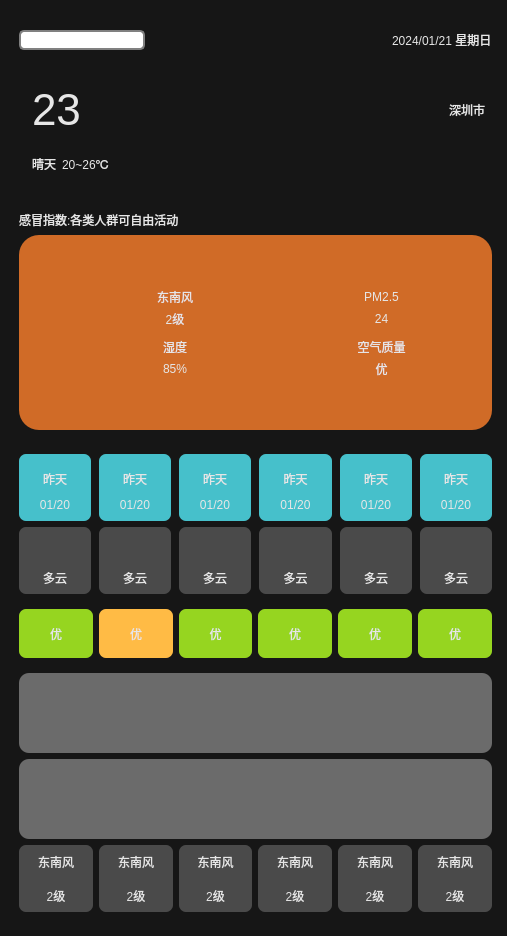
<?xml version="1.0" encoding="UTF-8"?>
<ui version="4.0">
 <class>Widget</class>
 <widget class="QWidget" name="Widget">
  <property name="geometry">
   <rect>
    <x>0</x>
    <y>0</y>
    <width>507</width>
    <height>936</height>
   </rect>
  </property>
  <property name="windowTitle">
   <string>Widget</string>
  </property>
  <property name="styleSheet">
   <string notr="true">background-color: rgb(22, 22, 22);</string>
  </property>
  <widget class="QWidget" name="">
   <property name="geometry">
    <rect>
     <x>10</x>
     <y>10</y>
     <width>491</width>
     <height>911</height>
    </rect>
   </property>
   <layout class="QVBoxLayout" name="verticalLayout_4" stretch="1,2,4,8">
    <item>
     <widget class="QWidget" name="widget01" native="true">
      <layout class="QHBoxLayout" name="horizontalLayout_6" stretch="0,0,0">
       <property name="spacing">
        <number>35</number>
       </property>
       <item>
        <layout class="QHBoxLayout" name="horizontalLayout_8">
         <item>
          <widget class="QLineEdit" name="lineEditCity">
           <property name="styleSheet">
            <string notr="true"> QLineEdit {
     border: 2px solid gray;
     border-radius: 5px;
     padding: 0 8px;
     background: white;
     selection-background-color: darkgray;
 }</string>
           </property>
           <property name="text">
            <string/>
           </property>
          </widget>
         </item>
         <item>
          <widget class="QLabel" name="labelSearch">
           <property name="minimumSize">
            <size>
             <width>35</width>
             <height>35</height>
            </size>
           </property>
           <property name="maximumSize">
            <size>
             <width>35</width>
             <height>35</height>
            </size>
           </property>
           <property name="text">
            <string/>
           </property>
           <property name="pixmap">
            <pixmap resource="res.qrc">:/res/search.png</pixmap>
           </property>
           <property name="scaledContents">
            <bool>true</bool>
           </property>
          </widget>
         </item>
        </layout>
       </item>
       <item>
        <spacer name="horizontalSpacer_2">
         <property name="orientation">
          <enum>Qt::Horizontal</enum>
         </property>
         <property name="sizeHint" stdset="0">
          <size>
           <width>40</width>
           <height>20</height>
          </size>
         </property>
        </spacer>
       </item>
       <item>
        <widget class="QLabel" name="labelCurrentDate">
         <property name="styleSheet">
          <string notr="true">color: rgb(230, 230, 230);</string>
         </property>
         <property name="text">
          <string>2024/01/21 星期日</string>
         </property>
        </widget>
       </item>
      </layout>
     </widget>
    </item>
    <item>
     <widget class="QWidget" name="widget02" native="true">
      <property name="styleSheet">
       <string notr="true">color: rgb(230, 230, 230);</string>
      </property>
      <layout class="QHBoxLayout" name="horizontalLayout_2">
       <item>
        <widget class="QLabel" name="labelWeatherIcon">
         <property name="text">
          <string/>
         </property>
         <property name="pixmap">
          <pixmap resource="res.qrc">:/res/type/Qing.png</pixmap>
         </property>
         <property name="scaledContents">
          <bool>true</bool>
         </property>
        </widget>
       </item>
       <item>
        <layout class="QGridLayout" name="gridLayout_2">
         <item row="0" column="3">
          <widget class="QLabel" name="labelCity">
           <property name="text">
            <string>深圳市  </string>
           </property>
          </widget>
         </item>
         <item row="1" column="1">
          <widget class="QLabel" name="labelTempRange">
           <property name="text">
            <string>20~26℃</string>
           </property>
          </widget>
         </item>
         <item row="1" column="0">
          <widget class="QLabel" name="labelweatherType">
           <property name="text">
            <string>晴天</string>
           </property>
          </widget>
         </item>
         <item row="1" column="2">
          <spacer name="horizontalSpacer">
           <property name="orientation">
            <enum>Qt::Horizontal</enum>
           </property>
           <property name="sizeHint" stdset="0">
            <size>
             <width>40</width>
             <height>20</height>
            </size>
           </property>
          </spacer>
         </item>
         <item row="0" column="0" colspan="2">
          <widget class="QLabel" name="labelTmp">
           <property name="font">
            <font>
             <pointsize>33</pointsize>
            </font>
           </property>
           <property name="text">
            <string>23</string>
           </property>
          </widget>
         </item>
        </layout>
       </item>
      </layout>
     </widget>
    </item>
    <item>
     <widget class="QWidget" name="widget03" native="true">
      <property name="styleSheet">
       <string notr="true">color:rgb(230,230,230);</string>
      </property>
      <layout class="QVBoxLayout" name="verticalLayout" stretch="2,3">
       <item>
        <widget class="QLabel" name="labelGaomao">
         <property name="text">
          <string>感冒指数:各类人群可自由活动</string>
         </property>
         <property name="textFormat">
          <enum>Qt::PlainText</enum>
         </property>
        </widget>
       </item>
       <item>
        <widget class="QWidget" name="widget0301" native="true">
         <property name="styleSheet">
          <string notr="true">background-color: rgb(208, 107, 39);
border-radius: 20px;</string>
         </property>
         <layout class="QGridLayout" name="gridLayout">
          <property name="leftMargin">
           <number>50</number>
          </property>
          <property name="topMargin">
           <number>50</number>
          </property>
          <property name="rightMargin">
           <number>50</number>
          </property>
          <property name="bottomMargin">
           <number>50</number>
          </property>
          <property name="horizontalSpacing">
           <number>40</number>
          </property>
          <property name="verticalSpacing">
           <number>5</number>
          </property>
          <item row="1" column="1">
           <layout class="QHBoxLayout" name="horizontalLayout_4">
            <item>
             <widget class="QLabel" name="labelFX_4">
              <property name="minimumSize">
               <size>
                <width>45</width>
                <height>45</height>
               </size>
              </property>
              <property name="maximumSize">
               <size>
                <width>35</width>
                <height>35</height>
               </size>
              </property>
              <property name="text">
               <string/>
              </property>
              <property name="pixmap">
               <pixmap resource="res.qrc">:/res/airQi.png</pixmap>
              </property>
              <property name="scaledContents">
               <bool>true</bool>
              </property>
             </widget>
            </item>
            <item>
             <layout class="QVBoxLayout" name="verticalLayout_6">
              <item>
               <widget class="QLabel" name="labelair">
                <property name="text">
                 <string>空气质量</string>
                </property>
                <property name="alignment">
                 <set>Qt::AlignCenter</set>
                </property>
               </widget>
              </item>
              <item>
               <widget class="QLabel" name="labelairData">
                <property name="text">
                 <string>优</string>
                </property>
                <property name="alignment">
                 <set>Qt::AlignCenter</set>
                </property>
               </widget>
              </item>
             </layout>
            </item>
           </layout>
          </item>
          <item row="0" column="0">
           <layout class="QHBoxLayout" name="horizontalLayout">
            <property name="spacing">
             <number>0</number>
            </property>
            <item>
             <widget class="QLabel" name="labelFX">
              <property name="minimumSize">
               <size>
                <width>45</width>
                <height>45</height>
               </size>
              </property>
              <property name="maximumSize">
               <size>
                <width>35</width>
                <height>35</height>
               </size>
              </property>
              <property name="text">
               <string/>
              </property>
              <property name="pixmap">
               <pixmap resource="res.qrc">:/res/wind.png</pixmap>
              </property>
              <property name="scaledContents">
               <bool>true</bool>
              </property>
             </widget>
            </item>
            <item>
             <layout class="QVBoxLayout" name="verticalLayout_2">
              <property name="spacing">
               <number>0</number>
              </property>
              <item>
               <widget class="QLabel" name="labelFXType">
                <property name="text">
                 <string>东南风</string>
                </property>
                <property name="alignment">
                 <set>Qt::AlignCenter</set>
                </property>
               </widget>
              </item>
              <item>
               <widget class="QLabel" name="labelFXType_2">
                <property name="text">
                 <string>2级</string>
                </property>
                <property name="alignment">
                 <set>Qt::AlignCenter</set>
                </property>
               </widget>
              </item>
             </layout>
            </item>
           </layout>
          </item>
          <item row="0" column="1">
           <layout class="QHBoxLayout" name="horizontalLayout_3">
            <item>
             <widget class="QLabel" name="labelFX_3">
              <property name="minimumSize">
               <size>
                <width>45</width>
                <height>45</height>
               </size>
              </property>
              <property name="maximumSize">
               <size>
                <width>35</width>
                <height>35</height>
               </size>
              </property>
              <property name="text">
               <string/>
              </property>
              <property name="pixmap">
               <pixmap resource="res.qrc">:/res/pm25.png</pixmap>
              </property>
              <property name="scaledContents">
               <bool>true</bool>
              </property>
             </widget>
            </item>
            <item>
             <layout class="QVBoxLayout" name="verticalLayout_5">
              <item>
               <widget class="QLabel" name="labelPM25">
                <property name="text">
                 <string>PM2.5</string>
                </property>
                <property name="alignment">
                 <set>Qt::AlignCenter</set>
                </property>
               </widget>
              </item>
              <item>
               <widget class="QLabel" name="labelPM25Data">
                <property name="text">
                 <string>24</string>
                </property>
                <property name="alignment">
                 <set>Qt::AlignCenter</set>
                </property>
               </widget>
              </item>
             </layout>
            </item>
           </layout>
          </item>
          <item row="1" column="0">
           <layout class="QHBoxLayout" name="horizontalLayout_5">
            <item>
             <widget class="QLabel" name="labelFX_5">
              <property name="minimumSize">
               <size>
                <width>45</width>
                <height>45</height>
               </size>
              </property>
              <property name="maximumSize">
               <size>
                <width>35</width>
                <height>35</height>
               </size>
              </property>
              <property name="text">
               <string/>
              </property>
              <property name="pixmap">
               <pixmap resource="res.qrc">:/res/humidity.png</pixmap>
              </property>
              <property name="scaledContents">
               <bool>true</bool>
              </property>
             </widget>
            </item>
            <item>
             <layout class="QVBoxLayout" name="verticalLayout_8">
              <item>
               <widget class="QLabel" name="labelShidu">
                <property name="text">
                 <string>湿度</string>
                </property>
                <property name="alignment">
                 <set>Qt::AlignCenter</set>
                </property>
               </widget>
              </item>
              <item>
               <widget class="QLabel" name="labelShiduData">
                <property name="text">
                 <string>85%</string>
                </property>
                <property name="alignment">
                 <set>Qt::AlignCenter</set>
                </property>
               </widget>
              </item>
             </layout>
            </item>
           </layout>
          </item>
         </layout>
        </widget>
       </item>
      </layout>
     </widget>
    </item>
    <item>
     <widget class="QWidget" name="widget04" native="true">
      <layout class="QVBoxLayout" name="verticalLayout_3">
       <item>
        <widget class="QWidget" name="widget0401" native="true">
         <layout class="QGridLayout" name="gridLayout_3">
          <property name="leftMargin">
           <number>0</number>
          </property>
          <property name="topMargin">
           <number>0</number>
          </property>
          <property name="rightMargin">
           <number>0</number>
          </property>
          <property name="bottomMargin">
           <number>0</number>
          </property>
          <property name="horizontalSpacing">
           <number>8</number>
          </property>
          <property name="verticalSpacing">
           <number>0</number>
          </property>
          <item row="0" column="0">
           <widget class="QLabel" name="labelday0">
            <property name="styleSheet">
             <string notr="true">color: rgb(230, 230, 230);
border-radius: 7px;
background-color: rgb(70, 192, 203);
border-bottom-right-radius:0px;
border-bottom-left-radius:0px;</string>
            </property>
            <property name="text">
             <string>昨天</string>
            </property>
            <property name="alignment">
             <set>Qt::AlignBottom|Qt::AlignHCenter</set>
            </property>
           </widget>
          </item>
          <item row="0" column="1">
           <widget class="QLabel" name="labelday1">
            <property name="styleSheet">
             <string notr="true">color: rgb(230, 230, 230);
border-radius: 7px;
background-color: rgb(70, 192, 203);
border-bottom-right-radius:0px;
border-bottom-left-radius:0px;</string>
            </property>
            <property name="text">
             <string>昨天</string>
            </property>
            <property name="alignment">
             <set>Qt::AlignBottom|Qt::AlignHCenter</set>
            </property>
           </widget>
          </item>
          <item row="0" column="2">
           <widget class="QLabel" name="labelday2">
            <property name="styleSheet">
             <string notr="true">color: rgb(230, 230, 230);
border-radius: 7px;
background-color: rgb(70, 192, 203);
border-bottom-right-radius:0px;
border-bottom-left-radius:0px;</string>
            </property>
            <property name="text">
             <string>昨天</string>
            </property>
            <property name="alignment">
             <set>Qt::AlignBottom|Qt::AlignHCenter</set>
            </property>
           </widget>
          </item>
          <item row="0" column="3">
           <widget class="QLabel" name="labelday3">
            <property name="styleSheet">
             <string notr="true">color: rgb(230, 230, 230);
border-radius: 7px;
background-color: rgb(70, 192, 203);
border-bottom-right-radius:0px;
border-bottom-left-radius:0px;</string>
            </property>
            <property name="text">
             <string>昨天</string>
            </property>
            <property name="alignment">
             <set>Qt::AlignBottom|Qt::AlignHCenter</set>
            </property>
           </widget>
          </item>
          <item row="0" column="4">
           <widget class="QLabel" name="labelday4">
            <property name="styleSheet">
             <string notr="true">color: rgb(230, 230, 230);
border-radius: 7px;
background-color: rgb(70, 192, 203);
border-bottom-right-radius:0px;
border-bottom-left-radius:0px;</string>
            </property>
            <property name="text">
             <string>昨天</string>
            </property>
            <property name="alignment">
             <set>Qt::AlignBottom|Qt::AlignHCenter</set>
            </property>
           </widget>
          </item>
          <item row="0" column="5">
           <widget class="QLabel" name="labelday5">
            <property name="styleSheet">
             <string notr="true">color: rgb(230, 230, 230);
border-radius: 7px;
background-color: rgb(70, 192, 203);
border-bottom-right-radius:0px;
border-bottom-left-radius:0px;</string>
            </property>
            <property name="text">
             <string>昨天</string>
            </property>
            <property name="alignment">
             <set>Qt::AlignBottom|Qt::AlignHCenter</set>
            </property>
           </widget>
          </item>
          <item row="1" column="0">
           <widget class="QLabel" name="labelDate0">
            <property name="styleSheet">
             <string notr="true">color: rgb(230, 230, 230);
border-radius: 7px;
background-color: rgb(70, 192, 203);
border-top-right-radius:0px;
border-top-left-radius:0px;</string>
            </property>
            <property name="text">
             <string>01/20</string>
            </property>
            <property name="alignment">
             <set>Qt::AlignCenter</set>
            </property>
           </widget>
          </item>
          <item row="1" column="1">
           <widget class="QLabel" name="labelDate1">
            <property name="styleSheet">
             <string notr="true">color: rgb(230, 230, 230);
border-radius: 7px;
background-color: rgb(70, 192, 203);
border-top-right-radius:0px;
border-top-left-radius:0px;</string>
            </property>
            <property name="text">
             <string>01/20</string>
            </property>
            <property name="alignment">
             <set>Qt::AlignCenter</set>
            </property>
           </widget>
          </item>
          <item row="1" column="2">
           <widget class="QLabel" name="labelDate2">
            <property name="styleSheet">
             <string notr="true">color: rgb(230, 230, 230);
border-radius: 7px;
background-color: rgb(70, 192, 203);
border-top-right-radius:0px;
border-top-left-radius:0px;</string>
            </property>
            <property name="text">
             <string>01/20</string>
            </property>
            <property name="alignment">
             <set>Qt::AlignCenter</set>
            </property>
           </widget>
          </item>
          <item row="1" column="3">
           <widget class="QLabel" name="labelDate3">
            <property name="styleSheet">
             <string notr="true">color: rgb(230, 230, 230);
border-radius: 7px;
background-color: rgb(70, 192, 203);
border-top-right-radius:0px;
border-top-left-radius:0px;</string>
            </property>
            <property name="text">
             <string>01/20</string>
            </property>
            <property name="alignment">
             <set>Qt::AlignCenter</set>
            </property>
           </widget>
          </item>
          <item row="1" column="4">
           <widget class="QLabel" name="labelDate4">
            <property name="styleSheet">
             <string notr="true">color: rgb(230, 230, 230);
border-radius: 7px;
background-color: rgb(70, 192, 203);
border-top-right-radius:0px;
border-top-left-radius:0px;</string>
            </property>
            <property name="text">
             <string>01/20</string>
            </property>
            <property name="alignment">
             <set>Qt::AlignCenter</set>
            </property>
           </widget>
          </item>
          <item row="1" column="5">
           <widget class="QLabel" name="labelDate4_2">
            <property name="styleSheet">
             <string notr="true">color: rgb(230, 230, 230);
border-radius: 7px;
background-color: rgb(70, 192, 203);
border-top-right-radius:0px;
border-top-left-radius:0px;</string>
            </property>
            <property name="text">
             <string>01/20</string>
            </property>
            <property name="alignment">
             <set>Qt::AlignCenter</set>
            </property>
           </widget>
          </item>
         </layout>
        </widget>
       </item>
       <item>
        <widget class="QWidget" name="widget0402" native="true">
         <layout class="QGridLayout" name="gridLayout_4">
          <property name="leftMargin">
           <number>0</number>
          </property>
          <property name="topMargin">
           <number>0</number>
          </property>
          <property name="rightMargin">
           <number>0</number>
          </property>
          <property name="bottomMargin">
           <number>0</number>
          </property>
          <property name="horizontalSpacing">
           <number>8</number>
          </property>
          <property name="verticalSpacing">
           <number>0</number>
          </property>
          <item row="0" column="0">
           <widget class="QLabel" name="labelWheatherIcon0">
            <property name="styleSheet">
             <string notr="true">color: rgb(230, 230, 230);
background-color: rgb(74, 74, 74);
border-radius: 7px;

border-bottom-right-radius:0px;
border-bottom-left-radius:0px;</string>
            </property>
            <property name="text">
             <string/>
            </property>
            <property name="pixmap">
             <pixmap resource="res.qrc">:/res/type/DuoYun.png</pixmap>
            </property>
            <property name="scaledContents">
             <bool>false</bool>
            </property>
            <property name="alignment">
             <set>Qt::AlignCenter</set>
            </property>
           </widget>
          </item>
          <item row="0" column="1">
           <widget class="QLabel" name="labelWheatherIcon1">
            <property name="styleSheet">
             <string notr="true">color: rgb(230, 230, 230);
background-color: rgb(74, 74, 74);
border-radius: 7px;

border-bottom-right-radius:0px;
border-bottom-left-radius:0px;</string>
            </property>
            <property name="text">
             <string/>
            </property>
            <property name="pixmap">
             <pixmap resource="res.qrc">:/res/type/DuoYun.png</pixmap>
            </property>
            <property name="scaledContents">
             <bool>false</bool>
            </property>
            <property name="alignment">
             <set>Qt::AlignCenter</set>
            </property>
           </widget>
          </item>
          <item row="0" column="2">
           <widget class="QLabel" name="labelWheatherIcon2">
            <property name="styleSheet">
             <string notr="true">color: rgb(230, 230, 230);
background-color: rgb(74, 74, 74);
border-radius: 7px;

border-bottom-right-radius:0px;
border-bottom-left-radius:0px;</string>
            </property>
            <property name="text">
             <string/>
            </property>
            <property name="pixmap">
             <pixmap resource="res.qrc">:/res/type/DuoYun.png</pixmap>
            </property>
            <property name="scaledContents">
             <bool>false</bool>
            </property>
            <property name="alignment">
             <set>Qt::AlignCenter</set>
            </property>
           </widget>
          </item>
          <item row="0" column="3">
           <widget class="QLabel" name="labelWheatherIcon3">
            <property name="styleSheet">
             <string notr="true">color: rgb(230, 230, 230);
background-color: rgb(74, 74, 74);
border-radius: 7px;

border-bottom-right-radius:0px;
border-bottom-left-radius:0px;</string>
            </property>
            <property name="text">
             <string/>
            </property>
            <property name="pixmap">
             <pixmap resource="res.qrc">:/res/type/DuoYun.png</pixmap>
            </property>
            <property name="scaledContents">
             <bool>false</bool>
            </property>
            <property name="alignment">
             <set>Qt::AlignCenter</set>
            </property>
           </widget>
          </item>
          <item row="0" column="4">
           <widget class="QLabel" name="labelWheatherIcon4">
            <property name="styleSheet">
             <string notr="true">color: rgb(230, 230, 230);
background-color: rgb(74, 74, 74);
border-radius: 7px;

border-bottom-right-radius:0px;
border-bottom-left-radius:0px;</string>
            </property>
            <property name="text">
             <string/>
            </property>
            <property name="pixmap">
             <pixmap resource="res.qrc">:/res/type/DuoYun.png</pixmap>
            </property>
            <property name="scaledContents">
             <bool>false</bool>
            </property>
            <property name="alignment">
             <set>Qt::AlignCenter</set>
            </property>
           </widget>
          </item>
          <item row="0" column="5">
           <widget class="QLabel" name="labelWheatherIcon4_2">
            <property name="styleSheet">
             <string notr="true">color: rgb(230, 230, 230);
background-color: rgb(74, 74, 74);
border-radius: 7px;

border-bottom-right-radius:0px;
border-bottom-left-radius:0px;</string>
            </property>
            <property name="text">
             <string/>
            </property>
            <property name="pixmap">
             <pixmap resource="res.qrc">:/res/type/DuoYun.png</pixmap>
            </property>
            <property name="scaledContents">
             <bool>false</bool>
            </property>
            <property name="alignment">
             <set>Qt::AlignCenter</set>
            </property>
           </widget>
          </item>
          <item row="1" column="0">
           <widget class="QLabel" name="lbweatherTypeDate0">
            <property name="styleSheet">
             <string notr="true">color: rgb(230, 230, 230);
border-radius: 7px;
background-color: rgb(74, 74, 74);
border-top-right-radius:0px;
border-top-left-radius:0px;</string>
            </property>
            <property name="text">
             <string>多云</string>
            </property>
            <property name="alignment">
             <set>Qt::AlignCenter</set>
            </property>
           </widget>
          </item>
          <item row="1" column="1">
           <widget class="QLabel" name="lbweatherTypeDate1">
            <property name="styleSheet">
             <string notr="true">color: rgb(230, 230, 230);
border-radius: 7px;
background-color: rgb(74, 74, 74);
border-top-right-radius:0px;
border-top-left-radius:0px;</string>
            </property>
            <property name="text">
             <string>多云</string>
            </property>
            <property name="alignment">
             <set>Qt::AlignCenter</set>
            </property>
           </widget>
          </item>
          <item row="1" column="2">
           <widget class="QLabel" name="lbweatherTypeDate2">
            <property name="styleSheet">
             <string notr="true">color: rgb(230, 230, 230);
border-radius: 7px;
background-color: rgb(74, 74, 74);
border-top-right-radius:0px;
border-top-left-radius:0px;</string>
            </property>
            <property name="text">
             <string>多云</string>
            </property>
            <property name="alignment">
             <set>Qt::AlignCenter</set>
            </property>
           </widget>
          </item>
          <item row="1" column="3">
           <widget class="QLabel" name="lbweatherTypeDate3">
            <property name="styleSheet">
             <string notr="true">color: rgb(230, 230, 230);
border-radius: 7px;
background-color: rgb(74, 74, 74);
border-top-right-radius:0px;
border-top-left-radius:0px;</string>
            </property>
            <property name="text">
             <string>多云</string>
            </property>
            <property name="alignment">
             <set>Qt::AlignCenter</set>
            </property>
           </widget>
          </item>
          <item row="1" column="4">
           <widget class="QLabel" name="lbweatherTypeDate4">
            <property name="styleSheet">
             <string notr="true">color: rgb(230, 230, 230);
border-radius: 7px;
background-color: rgb(74, 74, 74);
border-top-right-radius:0px;
border-top-left-radius:0px;</string>
            </property>
            <property name="text">
             <string>多云</string>
            </property>
            <property name="alignment">
             <set>Qt::AlignCenter</set>
            </property>
           </widget>
          </item>
          <item row="1" column="5">
           <widget class="QLabel" name="lbweatherTypeDate5">
            <property name="styleSheet">
             <string notr="true">color: rgb(230, 230, 230);
border-radius: 7px;
background-color: rgb(74, 74, 74);
border-top-right-radius:0px;
border-top-left-radius:0px;</string>
            </property>
            <property name="text">
             <string>多云</string>
            </property>
            <property name="alignment">
             <set>Qt::AlignCenter</set>
            </property>
           </widget>
          </item>
         </layout>
        </widget>
       </item>
       <item>
        <widget class="QWidget" name="widget0403" native="true">
         <layout class="QHBoxLayout" name="horizontalLayout_7">
          <property name="leftMargin">
           <number>0</number>
          </property>
          <property name="rightMargin">
           <number>0</number>
          </property>
          <item>
           <widget class="QLabel" name="labelaiq0">
            <property name="styleSheet">
             <string notr="true">color: rgb(230, 230, 230);
background-color: rgb(150, 213, 32);
border-radius: 7px;</string>
            </property>
            <property name="text">
             <string>优</string>
            </property>
            <property name="alignment">
             <set>Qt::AlignCenter</set>
            </property>
           </widget>
          </item>
          <item>
           <widget class="QLabel" name="labelaiq1">
            <property name="styleSheet">
             <string notr="true">color: rgb(230, 230, 230);
background-color: rgb(255, 187, 69);
border-radius: 7px;</string>
            </property>
            <property name="text">
             <string>优</string>
            </property>
            <property name="alignment">
             <set>Qt::AlignCenter</set>
            </property>
           </widget>
          </item>
          <item>
           <widget class="QLabel" name="labelaiq2">
            <property name="styleSheet">
             <string notr="true">color: rgb(230, 230, 230);
background-color: rgb(150, 213, 32);
border-radius: 7px;</string>
            </property>
            <property name="text">
             <string>优</string>
            </property>
            <property name="alignment">
             <set>Qt::AlignCenter</set>
            </property>
           </widget>
          </item>
          <item>
           <widget class="QLabel" name="labelaiq3">
            <property name="styleSheet">
             <string notr="true">color: rgb(230, 230, 230);
background-color: rgb(150, 213, 32);
border-radius: 7px;</string>
            </property>
            <property name="text">
             <string>优</string>
            </property>
            <property name="alignment">
             <set>Qt::AlignCenter</set>
            </property>
           </widget>
          </item>
          <item>
           <widget class="QLabel" name="labelaiq4">
            <property name="styleSheet">
             <string notr="true">color: rgb(230, 230, 230);
background-color: rgb(150, 213, 32);
border-radius: 7px;</string>
            </property>
            <property name="text">
             <string>优</string>
            </property>
            <property name="alignment">
             <set>Qt::AlignCenter</set>
            </property>
           </widget>
          </item>
          <item>
           <widget class="QLabel" name="labelaiq5">
            <property name="styleSheet">
             <string notr="true">color: rgb(230, 230, 230);
background-color: rgb(150, 213, 32);
border-radius: 7px;</string>
            </property>
            <property name="text">
             <string>优</string>
            </property>
            <property name="alignment">
             <set>Qt::AlignCenter</set>
            </property>
           </widget>
          </item>
         </layout>
        </widget>
       </item>
       <item>
        <widget class="QWidget" name="widget0404" native="true">
         <property name="minimumSize">
          <size>
           <width>80</width>
           <height>80</height>
          </size>
         </property>
         <property name="styleSheet">
          <string notr="true">background-color: rgb(107, 107, 107);
border-radius: 10px;</string>
         </property>
        </widget>
       </item>
       <item>
        <widget class="QWidget" name="widget0405" native="true">
         <property name="minimumSize">
          <size>
           <width>80</width>
           <height>80</height>
          </size>
         </property>
         <property name="styleSheet">
          <string notr="true">background-color: rgb(107, 107, 107);
border-radius: 10px;</string>
         </property>
        </widget>
       </item>
       <item>
        <widget class="QWidget" name="widget0406" native="true">
         <layout class="QGridLayout" name="gridLayout_5">
          <property name="leftMargin">
           <number>0</number>
          </property>
          <property name="topMargin">
           <number>0</number>
          </property>
          <property name="rightMargin">
           <number>0</number>
          </property>
          <property name="bottomMargin">
           <number>0</number>
          </property>
          <property name="verticalSpacing">
           <number>0</number>
          </property>
          <item row="0" column="0">
           <widget class="QLabel" name="labelFX0">
            <property name="styleSheet">
             <string notr="true">color: rgb(230, 230, 230);
background-color: rgb(74, 74, 74);
border-radius: 7px;

border-bottom-right-radius:0px;
border-bottom-left-radius:0px;</string>
            </property>
            <property name="text">
             <string>东南风</string>
            </property>
            <property name="scaledContents">
             <bool>false</bool>
            </property>
            <property name="alignment">
             <set>Qt::AlignCenter</set>
            </property>
           </widget>
          </item>
          <item row="0" column="1">
           <widget class="QLabel" name="labelFX1">
            <property name="styleSheet">
             <string notr="true">color: rgb(230, 230, 230);
background-color: rgb(74, 74, 74);
border-radius: 7px;

border-bottom-right-radius:0px;
border-bottom-left-radius:0px;</string>
            </property>
            <property name="text">
             <string>东南风</string>
            </property>
            <property name="scaledContents">
             <bool>false</bool>
            </property>
            <property name="alignment">
             <set>Qt::AlignCenter</set>
            </property>
           </widget>
          </item>
          <item row="0" column="2">
           <widget class="QLabel" name="labelFX2">
            <property name="styleSheet">
             <string notr="true">color: rgb(230, 230, 230);
background-color: rgb(74, 74, 74);
border-radius: 7px;

border-bottom-right-radius:0px;
border-bottom-left-radius:0px;</string>
            </property>
            <property name="text">
             <string>东南风</string>
            </property>
            <property name="scaledContents">
             <bool>false</bool>
            </property>
            <property name="alignment">
             <set>Qt::AlignCenter</set>
            </property>
           </widget>
          </item>
          <item row="0" column="3">
           <widget class="QLabel" name="labelFX3">
            <property name="styleSheet">
             <string notr="true">color: rgb(230, 230, 230);
background-color: rgb(74, 74, 74);
border-radius: 7px;

border-bottom-right-radius:0px;
border-bottom-left-radius:0px;</string>
            </property>
            <property name="text">
             <string>东南风</string>
            </property>
            <property name="scaledContents">
             <bool>false</bool>
            </property>
            <property name="alignment">
             <set>Qt::AlignCenter</set>
            </property>
           </widget>
          </item>
          <item row="0" column="4">
           <widget class="QLabel" name="labelFX4">
            <property name="styleSheet">
             <string notr="true">color: rgb(230, 230, 230);
background-color: rgb(74, 74, 74);
border-radius: 7px;

border-bottom-right-radius:0px;
border-bottom-left-radius:0px;</string>
            </property>
            <property name="text">
             <string>东南风</string>
            </property>
            <property name="scaledContents">
             <bool>false</bool>
            </property>
            <property name="alignment">
             <set>Qt::AlignCenter</set>
            </property>
           </widget>
          </item>
          <item row="0" column="5">
           <widget class="QLabel" name="labelFX5">
            <property name="styleSheet">
             <string notr="true">color: rgb(230, 230, 230);
background-color: rgb(74, 74, 74);
border-radius: 7px;

border-bottom-right-radius:0px;
border-bottom-left-radius:0px;</string>
            </property>
            <property name="text">
             <string>东南风</string>
            </property>
            <property name="scaledContents">
             <bool>false</bool>
            </property>
            <property name="alignment">
             <set>Qt::AlignCenter</set>
            </property>
           </widget>
          </item>
          <item row="1" column="0">
           <widget class="QLabel" name="labelFL0">
            <property name="styleSheet">
             <string notr="true">color: rgb(230, 230, 230);
border-radius: 7px;
background-color: rgb(74, 74, 74);
border-top-right-radius:0px;
border-top-left-radius:0px;</string>
            </property>
            <property name="text">
             <string>2级</string>
            </property>
            <property name="alignment">
             <set>Qt::AlignCenter</set>
            </property>
           </widget>
          </item>
          <item row="1" column="1">
           <widget class="QLabel" name="labelFL1">
            <property name="styleSheet">
             <string notr="true">color: rgb(230, 230, 230);
border-radius: 7px;
background-color: rgb(74, 74, 74);
border-top-right-radius:0px;
border-top-left-radius:0px;</string>
            </property>
            <property name="text">
             <string>2级</string>
            </property>
            <property name="alignment">
             <set>Qt::AlignCenter</set>
            </property>
           </widget>
          </item>
          <item row="1" column="2">
           <widget class="QLabel" name="labelFL2">
            <property name="styleSheet">
             <string notr="true">color: rgb(230, 230, 230);
border-radius: 7px;
background-color: rgb(74, 74, 74);
border-top-right-radius:0px;
border-top-left-radius:0px;</string>
            </property>
            <property name="text">
             <string>2级</string>
            </property>
            <property name="alignment">
             <set>Qt::AlignCenter</set>
            </property>
           </widget>
          </item>
          <item row="1" column="3">
           <widget class="QLabel" name="labelFL3">
            <property name="styleSheet">
             <string notr="true">color: rgb(230, 230, 230);
border-radius: 7px;
background-color: rgb(74, 74, 74);
border-top-right-radius:0px;
border-top-left-radius:0px;</string>
            </property>
            <property name="text">
             <string>2级</string>
            </property>
            <property name="alignment">
             <set>Qt::AlignCenter</set>
            </property>
           </widget>
          </item>
          <item row="1" column="4">
           <widget class="QLabel" name="labelFL4">
            <property name="styleSheet">
             <string notr="true">color: rgb(230, 230, 230);
border-radius: 7px;
background-color: rgb(74, 74, 74);
border-top-right-radius:0px;
border-top-left-radius:0px;</string>
            </property>
            <property name="text">
             <string>2级</string>
            </property>
            <property name="alignment">
             <set>Qt::AlignCenter</set>
            </property>
           </widget>
          </item>
          <item row="1" column="5">
           <widget class="QLabel" name="labelFL5">
            <property name="styleSheet">
             <string notr="true">color: rgb(230, 230, 230);
border-radius: 7px;
background-color: rgb(74, 74, 74);
border-top-right-radius:0px;
border-top-left-radius:0px;</string>
            </property>
            <property name="text">
             <string>2级</string>
            </property>
            <property name="alignment">
             <set>Qt::AlignCenter</set>
            </property>
           </widget>
          </item>
         </layout>
        </widget>
       </item>
      </layout>
     </widget>
    </item>
   </layout>
  </widget>
 </widget>
 <resources>
  <include location="res.qrc"/>
 </resources>
 <connections/>
</ui>
